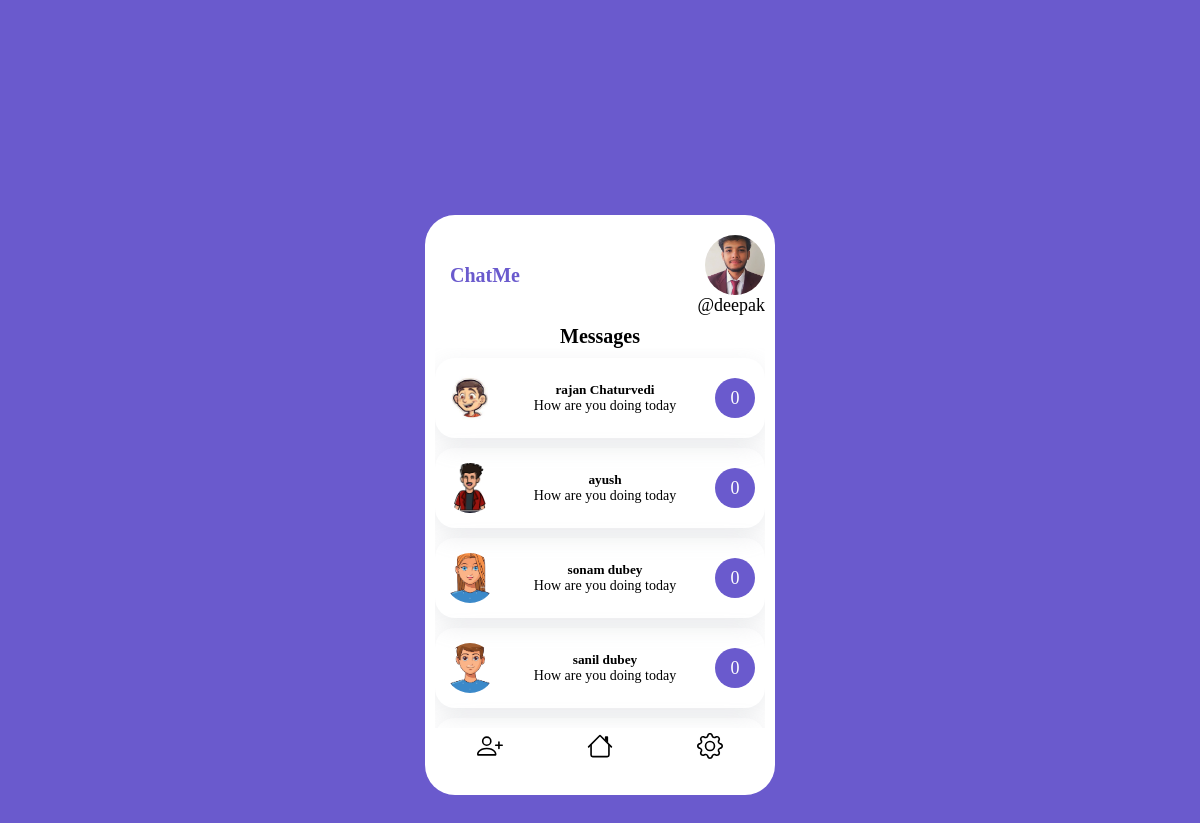
The page /chats/ (signed in) on the database its author committed.
### mychatapp/models.py (models this page shows, shortened)
class Profile(models.Model):
    user = models.OneToOneField(User, on_delete=models.CASCADE)
    name = models.CharField(max_length=100)
    pic = models.ImageField(upload_to="img", blank=True, null=True)
    friends = models.ManyToManyField('Friend', related_name = "my_friends")

class Friend(models.Model):
    profile = models.OneToOneField(Profile, on_delete=models.CASCADE)

### mychatapp/views.py (the view)
# urls.py: path('', views.index, name= "index"),
def index(request):
    user = request.user.profile
    friends = user.friends.all()
    context = {"user": user, "friends": friends}
    return render(request, "mychatapp/index.html", context)

### mychatapp/templates/mychatapp/index.html (shortened to what this page needs)
{% extends "mychatapp/base.html" %}
{% block content %}
<div class="chat-container">
    <div class="main">
        <div class="logo">
            ChatMe
        </div>
        <div class="sub-main">
            <div class="main-user">
                <img src="{{user.pic.url}}" alt="profile picture" />
            </div>
            <p>@{{request.user.username}}</p>
        </div>
    </div>
    <div class="header">Messages</div>
    <div class="friends-container">
        {% for friend in friends %}
        <a href=" {% url 'detail' friend.profile.id %} " style="color:black; text-decoration: none">
            <div class="friends">
                <div class="pic">
                    <img src="{{friend.profile.pic.url}}" alt="" />
                </div>
                <div class="name">
                    <h5>{{friend.profile.name}}</h5>
                    <p>How are you doing today</p>
                </div>
                <div class="time_new_msg">
                    <div class="msg">0</div>
                </div>
            </div>
        </a>
        {% endfor %}
    </div>
    <div class="footer">
        <div>
        </div>
        <div>
        </div>
        <div>
        </div>
    </div>
</div>
{% endblock %}

### mychatapp/templates/mychatapp/base.html (shortened to what this page needs)
<!DOCTYPE html>
{% load static %}
<html lang="en">
<head>
    <link rel="stylesheet" href="{% static 'css/style.css' %}">
</head>
<body>
    {% block content %}{% endblock %}
</body>
</html>

### mychatapp/static/css/style.css (style rules this page uses)
* { padding: 0px; margin: 0px; box-sizing: border-box; font-family: Poppins; }
body { width: 100%; height: 100vh; display: flex; align-items: center; justify-content: center; background-color: slateblue; font-family: Poppins; }
.logo { width: 100px; height: 100px; display: flex; align-items: center; justify-content: center; font-size: 20px; font-weight: bold; color: slateblue; line-height: 20px; }
.main { width: 100%; height: auto; display: flex; align-items: center; justify-content: space-between; }
img { object-fit: cover; height: 100%; width: 100%; border-radius: 50%; }
.chat-container, .chat-container2 { width: 350px; height: 580px; background-color: white; border-radius: 30px; padding: 10px 10px }
.sub-main { width: 200px; display: flex; align-items: flex-end; justify-content: center; flex-direction: column; }
.sub-main p { font-size: 18px; }
.main-user { width: 60px; height: 60px; float: right; border-radius: 50%; }
.header { width: 100%; height: auto; display: flex; align-items: center; justify-content: center; font-size: 20px; font-weight: bold; }
.friends-container { width: 100%; height: 380px; overflow: auto; }
.friends { width: 100%; height: 80px; box-shadow: rgba(149, 157, 165, 0.2) 0px 8px 24px; border-radius: 20px; display: flex; align-items: center; justify-content: space-between; margin-top: 10px; padding: 0px 10px; }
.pic, .pro-pic { width: 50px; height: 50px; border-radius: 50%; }
.name { flex-grow: 2; display: flex; align-items: center; justify-content: center; flex-direction: column; }
.name p { font-size: 14px; }
.time_new_msg { width: auto; height: 50px; display: flex; align-items: center; justify-content: center; flex-direction: column; }
.msg { width: 40px; height: 40px; background-color: slateblue; border-radius: 50%; text-align: center; color: white; display: flex; align-items: center; justify-content: center; font-size: 18px; }
.footer { width: 100%; height: 40px; display: flex; align-items: center; justify-content: space-around; }
svg { cursor: pointer; }

### rows shown on the page
Profile: pic (placeholder picture)
Friend: profile.pic (picture), profile.name "rajan Chaturvedi"
Friend: profile.pic (picture), profile.name "ayush"
Friend: profile.pic (picture), profile.name "sonam dubey"
Friend: profile.pic (picture), profile.name "sanil dubey"

### other values the page prints
{{ request.user.username }} "deepak"
